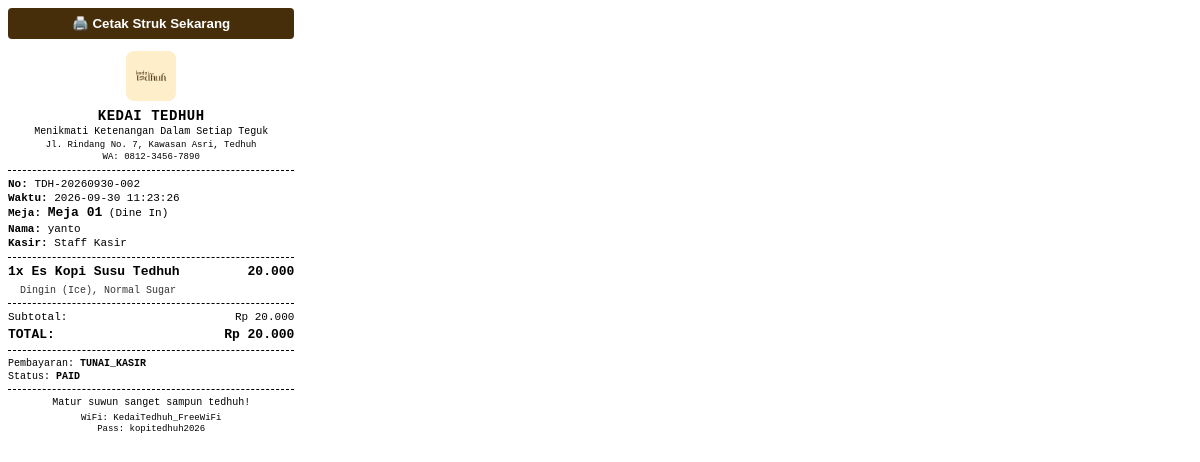
Page /kasir/struk/2 on the committed database.
### tables this page shows
CREATE TABLE settings (
            key TEXT PRIMARY KEY,
            value TEXT
        );

CREATE TABLE orders (
            id INTEGER PRIMARY KEY AUTOINCREMENT,
            order_number TEXT UNIQUE NOT NULL,
            table_number TEXT NOT NULL,
            customer_name TEXT NOT NULL,
            customer_phone TEXT DEFAULT '',
            order_type TEXT DEFAULT 'Dine In',
            notes TEXT DEFAULT '',
            subtotal INTEGER NOT NULL,
            discount INTEGER DEFAULT 0,
            tax INTEGER DEFAULT 0,
            total_amount INTEGER NOT NULL,
            payment_method TEXT DEFAULT 'QRIS',
            payment_status TEXT DEFAULT 'UNPAID',
            order_status TEXT DEFAULT 'PENDING',
            created_at TIMESTAMP DEFAULT CURRENT_TIMESTAMP,
            updated_at TIMESTAMP DEFAULT CURRENT_TIMESTAMP
        , cashier_name TEXT DEFAULT 'Staff Kasir');

CREATE TABLE order_items (
            id INTEGER PRIMARY KEY AUTOINCREMENT,
            order_id INTEGER NOT NULL,
            menu_item_id INTEGER,
            name TEXT NOT NULL,
            price INTEGER NOT NULL,
            quantity INTEGER NOT NULL,
            subtotal INTEGER NOT NULL,
            temperature TEXT DEFAULT '',
            sugar_level TEXT DEFAULT '',
            selected_addons TEXT DEFAULT '',
            notes TEXT DEFAULT '',
            FOREIGN KEY (order_id) REFERENCES orders (id) ON DELETE CASCADE
        );

### app.py (the view)
@app.route('/kasir/struk/<int:order_id>')
def print_receipt_page(order_id):
    conn = get_db_connection()
    cursor = conn.cursor()
    cursor.execute("SELECT * FROM orders WHERE id = ?", (order_id,))
    order = cursor.fetchone()
    if not order:
        conn.close()
        return "Pesanan tidak ditemukan", 404
    cursor.execute("SELECT * FROM order_items WHERE order_id = ?", (order_id,))
    items = cursor.fetchall()
    cursor.execute("SELECT key, value FROM settings")
    settings = dict(cursor.fetchall())
    conn.close()
    return render_template('receipt.html', order=dict(order), items=[dict(i) for i in items], settings=settings)

### database.py (called while the page is built)
def get_db_connection():
    conn = sqlite3.connect(DB_PATH)
    conn.row_factory = sqlite3.Row
    return conn

### templates/receipt.html (shortened to what this page needs)
<!DOCTYPE html>
<html lang="id">
<head>
</head>
<body>
  <div class="no-print">
    <button onclick="window.print()" class="btn-print">🖨️ Cetak Struk Sekarang</button>
  </div>
  <div class="text-center">
    {% if settings.get('receipt_show_logo', '1') != '0' %}
    <img src="/static/img/logo.png" alt="Logo" style="width: 50px; height: 50px; object-fit: cover; border-radius: 8px; margin: 0 auto 6px auto; display: block;">
    {% endif %}
    <div class="font-bold" style="font-size: 14px; letter-spacing: 0.5px;">{{ settings.get('cafe_name', 'KEDAI TEDHUH')|upper }}</div>
    <div style="font-size: 10px;">{{ settings.get('tagline', 'Ketenangan Dalam Setiap Teguk') }}</div>
    <div style="font-size: 9px; margin-top: 2px;">{{ settings.get('address', 'Jl. Rindang No. 7, Kawasan Asri') }}</div>
    <div style="font-size: 9px;">WA: {{ settings.get('phone', '0812-3456-7890') }}</div>
  </div>
  <div class="divider"></div>
  <div style="font-size: 11px;">
    <div><strong>No:</strong> {{ order.order_number }}</div>
    <div><strong>Waktu:</strong> {{ order.created_at }}</div>
    <div><strong>Meja:</strong> <span style="font-size: 13px; font-weight: bold;">{{ order.table_number }}</span> ({{ order.order_type }})</div>
    <div><strong>Nama:</strong> {{ order.customer_name }}</div>
    <div><strong>Kasir:</strong> {{ order.get('cashier_name', 'Staff Kasir') }}</div>
  </div>
  <div class="divider"></div>
  <div>
    {% for item in items %}
      <div class="item-row font-bold">
        <span>{{ item.quantity }}x {{ item.name }}</span>
        <span>{{ "{:,}".format(item.subtotal).replace(',', '.') }}</span>
      </div>
      {% if item.temperature != '-' or item.sugar_level != '-' or item.selected_addons %}
        <div class="item-detail">
          {{ [item.temperature, item.sugar_level, item.selected_addons]|select|reject('equalto', '-')|join(', ') }}
        </div>
      {% endif %}
    {% endfor %}
  </div>
  <div class="divider"></div>
  <div style="font-size: 11px;">
    <div class="item-row">
      <span>Subtotal:</span>
      <span>Rp {{ "{:,}".format(order.subtotal).replace(',', '.') }}</span>
    </div>
    <div class="item-row font-bold" style="font-size: 13px; margin-top: 2px;">
      <span>TOTAL:</span>
      <span>Rp {{ "{:,}".format(order.total_amount).replace(',', '.') }}</span>
    </div>
  </div>
  <div class="divider"></div>
  <div style="font-size: 10px;">
    <div>Pembayaran: <strong>{{ order.payment_method }}</strong></div>
    <div>Status: <strong>{{ order.payment_status }}</strong></div>
  </div>
  <div class="divider"></div>
  <div class="text-center" style="font-size: 10px; margin-top: 6px;">
    <div>{{ settings.get('receipt_footer_msg', 'Terima kasih telah singgah & tedhuh bersama kami.') }}</div>
    {% if settings.get('wifi_ssid') %}
    <div style="margin-top: 4px; font-size: 9px;">WiFi: {{ settings.get('wifi_ssid') }}</div>
    <div style="font-size: 9px;">Pass: {{ settings.get('wifi_password') }}</div>
    {% endif %}
  </div>
  {% if settings.get('printer_auto_cut', '1') == '1' %}
  <div style="height: 25px;"></div>
  {% endif %}
</body>
</html>

### rows in the picture
settings: get "KEDAI TEDHUH"
settings: get "Menikmati Ketenangan Dalam Setiap Teguk"
settings: get "Jl. Rindang No. 7, Kawasan Asri, Tedhuh"
settings: get "0812-3456-7890"
orders: order_number "TDH-20260930-002", created_at "2026-09-30 11:23:26", table_number "Meja 01", order_type "Dine In", customer_name "yanto", get "Staff Kasir", subtotal "20.000", total_amount "20.000", payment_method "TUNAI_KASIR", payment_status "PAID"
order_items: quantity "1", name "Es Kopi Susu Tedhuh", subtotal "20.000", temperature+sugar_level+selected_addons "Dingin (Ice), Normal Sugar"
settings: get "Matur suwun sanget sampun tedhuh!"
settings: get "KedaiTedhuh_FreeWiFi"
settings: get "kopitedhuh2026"
